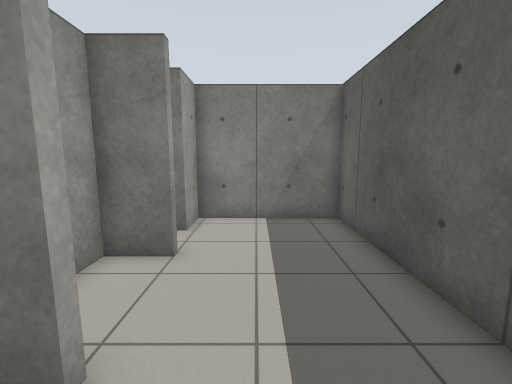
[1] (above)

16 first-person views from a walk through a world built for the Gazebo simulator. The camera is 1.2 m above the floor, tilts 8° down and sees 90° across. The floor is counted in squares, 0.5 m on a side. Each view is taken from the middle of a square. On the plan, view 1 faces up. The plan holds only what a view shows up to about 17 squares ahead; the rest is blank. The place goes on beyond the plan.

[2]
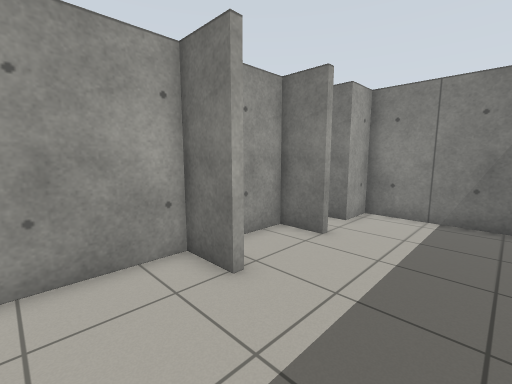

[3]
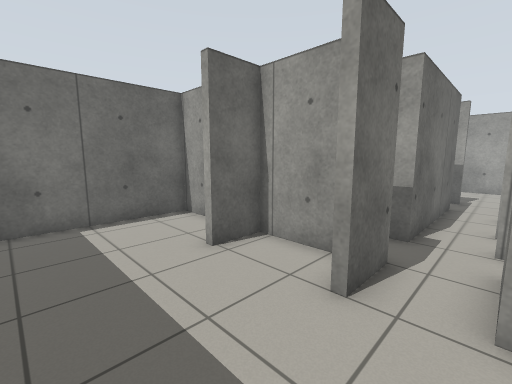

[4]
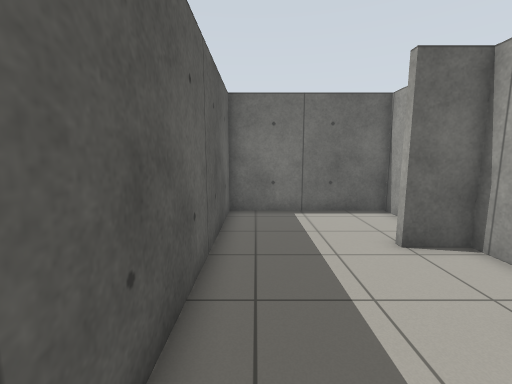

[5]
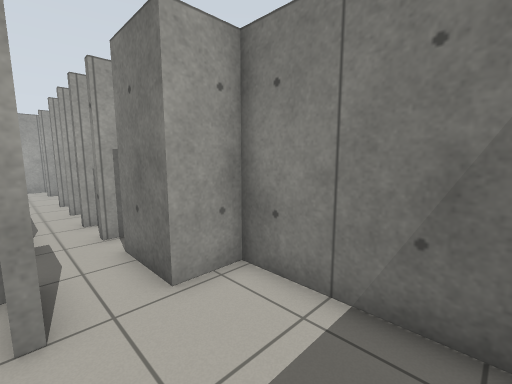

[6]
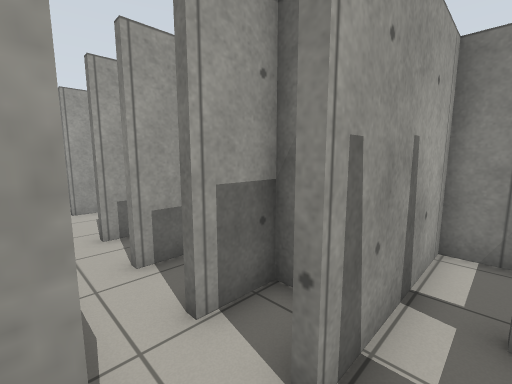

[7]
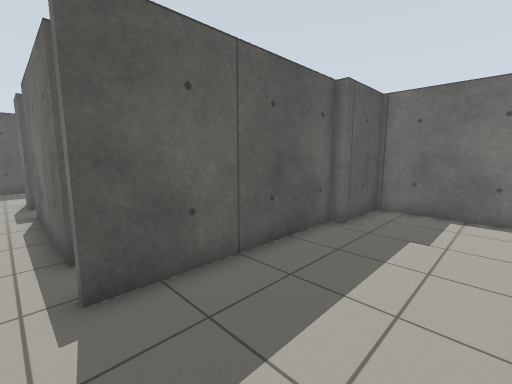

[8]
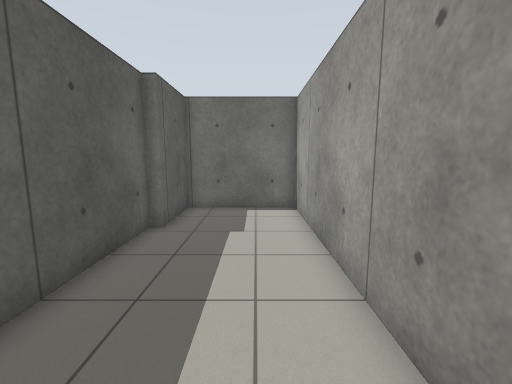

[9]
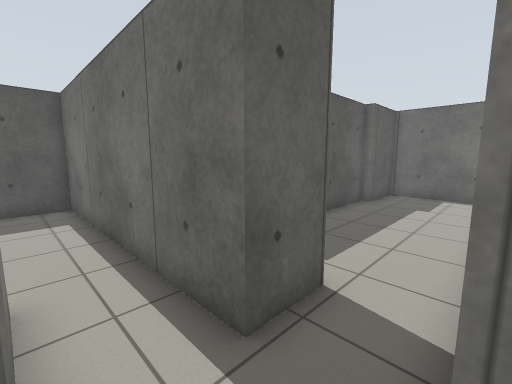

[10]
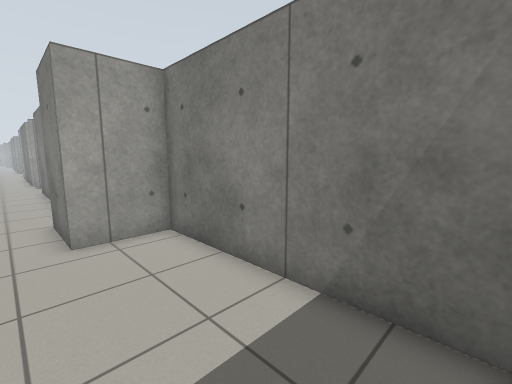

[11]
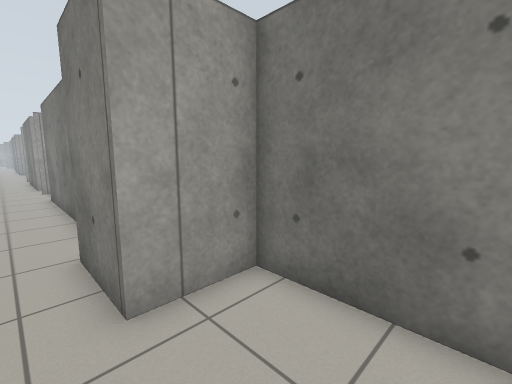

[12]
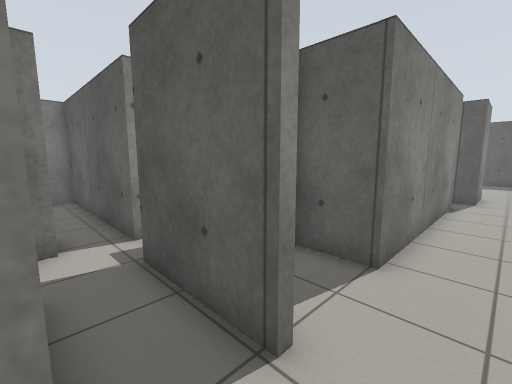

[13]
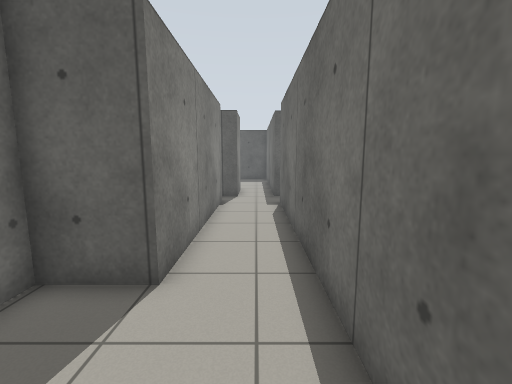

[14]
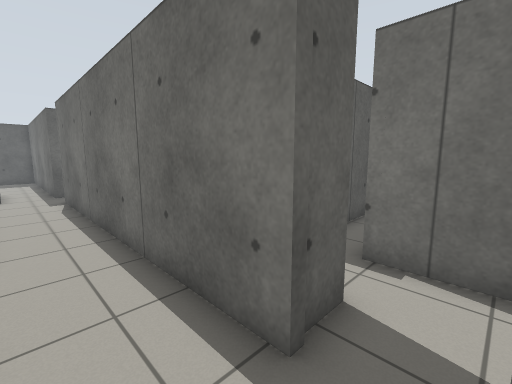

[15]
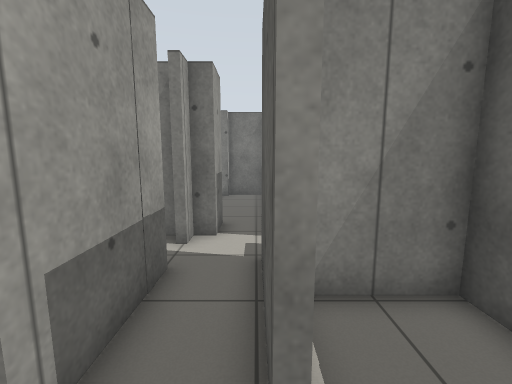

[16]
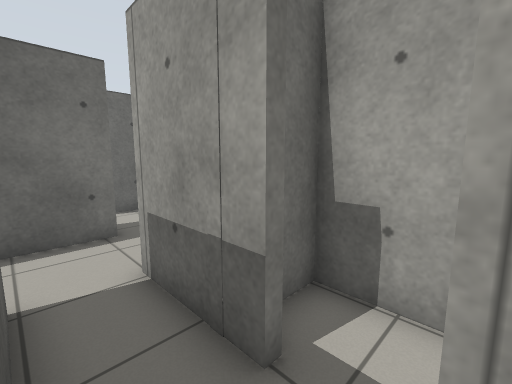

### Floor plan
Ten units are one square. View 1 is at (0, 0); x grows to the right and y downward. Boxes are objects, and circles mark ways between rooms. Rooms are numbered by the first view taken in them; rooms with no view inside come last. Other rooms are left out.
<svg viewBox="-366 -240 403 293">
<path fill="none" stroke="#000" d="M-18 -22 -37 -22 -37 21 32 21 32 -16M-40 -62 -19 -62M32 -56 32 -98 -23 -98 -23 -81 -48 -81M-59 -62 -59 -56M-198 -82 -198 48 -148 48 -148 15 -144 15 -144 -62M-174 -89 -174 -79M-194 -128 -285 -128 -285 -151 -310 -151M-177 -79 -177 -98 -145 -98M-316 -133 -316 -128M-315 -98 -198 -98M-148 -121 -177 -121 -177 -131M-67 -148 -148 -148 -148 -121M-145 -98 -64 -98 -64 -122M-315 -184 -315 -235M-339 -163 -339 -126M-332 -201 -332 -185 -339 -185 -339 -178M-319 -128 -319 -169M-342 -98 -315 -98M-342 -81 -342 -98M-19 -59 -37 -59 -37 -25 -18 -25M32 -16 32 -56M-105 -90 -105 -79 -109 -79M-115 -62 -76 -62M-125 -62 -115 -62M-129 -86 -129 -78M-144 -62 -141 -62 -141 -59M-61 -79 -65 -79M-76 -62 -59 -62M-81 -96 -81 -78M-361 -176 -361 -155 -351 -155"/>
<circle cx="5" cy="-20" r="3" fill="#2a7"/>
<circle cx="5" cy="-60" r="3" fill="#2a7"/>
<circle cx="-60" cy="-70" r="3" fill="#2a7"/>
<circle cx="-190" cy="-80" r="3" fill="#2a7"/>
<circle cx="-140" cy="-70" r="3" fill="#2a7"/>
<circle cx="-150" cy="-110" r="3" fill="#2a7"/>
<circle cx="-320" cy="-115" r="3" fill="#2a7"/>
<circle cx="-340" cy="-115" r="3" fill="#2a7"/>
<circle cx="-340" cy="-170" r="3" fill="#2a7"/>
<circle cx="-105" cy="-70" r="3" fill="#2a7"/>
<circle cx="-80" cy="-70" r="3" fill="#2a7"/>
<text x="-10" y="0">1</text>
<text x="-10" y="-70">2</text>
<text x="-170" y="-20">3</text>
<text x="-240" y="-120">4</text>
<text x="-110" y="-130">5</text>
<text x="-330" y="-180">6</text>
<text x="-360" y="-110">7</text>
<text x="0" y="-40">8</text>
<text x="-90" y="-80">9</text>
<text x="-130" y="-70">10</text>
<text x="-70" y="-80">11</text>
<text x="-350" y="-170">12</text>
</svg>
Room 1 opens to room 8. Room 2 opens to room 8. Room 2 opens to room 11. Room 3 opens to room 4. Room 3 opens to room 10. Room 4 opens to room 5. Room 4 opens to room 6. Room 6 opens to room 7. Room 6 opens to room 12. Room 9 opens to room 10. Room 9 opens to room 11.

Where each view was taken, in squares from view 1:
view 1: 0 up, 0 right, facing up
view 2: 1 down, 2 right, facing up-left
view 3: 8 up, 2 right, facing down-left
view 4: 9 up, 2 right, facing down
view 5: 6 up, 2 right, facing up-left
view 6: 6 up, 5 left, facing up-left
view 7: 7 up, 19 left, facing down-right
view 8: 7 up, 18 left, facing down
view 9: 12 up, 20 left, facing down-right
view 10: 11 up, 7 left, facing up-left
view 11: 11 up, 11 left, facing up-left
view 12: 11 up, 34 left, facing up-right
view 13: 11 up, 33 left, facing right
view 14: 12 up, 36 left, facing down-right
view 15: 11 up, 32 left, facing up
view 16: 18 up, 32 left, facing down-left
